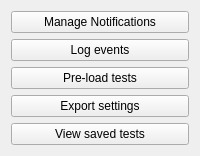
                  <widget class="QWidget" name="saveWorksMenu">
                   <layout class="QVBoxLayout" name="verticalLayout_6">
                    <item>
                     <widget class="QPushButton" name="manageNotifBtn">
                      <property name="text">
                       <string>Manage Notifications</string>
                      </property>
                     </widget>
                    </item>
                    <item>
                     <widget class="QPushButton" name="logEventsBtn">
                      <property name="text">
                       <string>Log events</string>
                      </property>
                     </widget>
                    </item>
                    <item>
                     <widget class="QPushButton" name="preloadTestsBtn">
                      <property name="text">
                       <string>Pre-load tests</string>
                      </property>
                     </widget>
                    </item>
                    <item>
                     <widget class="QPushButton" name="exportSettingsBtn">
                      <property name="text">
                       <string>Export settings</string>
                      </property>
                     </widget>
                    </item>
                    <item>
                     <widget class="QPushButton" name="viewSavedBtn">
                      <property name="text">
                       <string>View saved tests</string>
                      </property>
                     </widget>
                    </item>
                   </layout>
                  </widget>
